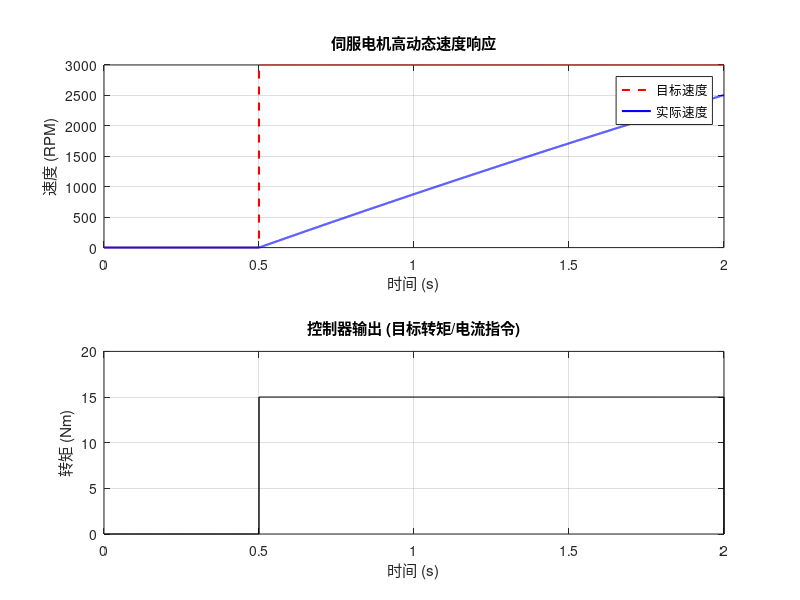

Recreate this plot in MATLAB.
%% 高动态伺服控制系统仿真 (简化一维模型)
clear; clc;

% 1. 定义物理与仿真参数
dt = 1e-4;           % 仿真步长 (0.1ms，模拟 10kHz 的控制频率)
T_sim = 2.0;         % 总仿真时间 2 秒
N = round(T_sim/dt); % 总步数

% 电机物理参数 (PMSM 简化版)
J = 0.01;            % 转子惯量 (Inertia)
B = 0.001;           % 摩擦系数 (Friction)
Kt = 1.2;            % 转矩常数 (Torque constant)

% PI 控制器参数 (高动态要求这些参数调得很激进)
Kp = 0.5;   
Ki = 5.0;   

% 2. 初始化数据记录矩阵
time = (0:N-1)*dt;
speed_ref = zeros(1, N);  % 目标速度
speed_act = zeros(1, N);  % 实际速度
torque_cmd = zeros(1, N); % 指令扭矩 (对应电流 Iq)

% 设定目标速度曲线：第0.5秒时，速度瞬间从0突变到 3000 RPM (测试高动态)
speed_ref(time >= 0.5) = 3000; 

% 3. 仿真主循环 (模拟芯片里的 void loop)
error_sum = 0; % 积分器状态

for k = 1:N-1
    %% --- 控制器部分 (你的算法) ---
    % 计算速度误差
    error = speed_ref(k) - speed_act(k);
    
    % PI 控制计算目标扭矩
    error_sum = error_sum + error * dt; 
    torque_cmd(k) = Kp * error + Ki * error_sum;
    
    % 模拟逆变器输出限制 (电流饱和限制)
    if torque_cmd(k) > 15
        torque_cmd(k) = 15;
    elseif torque_cmd(k) < -15
        torque_cmd(k) = -15;
    end
    
    %% --- 物理被控对象部分 (物理世界的响应) ---
    % 根据牛顿第二定律计算角加速度: T_net = J * alpha
    % 净扭矩 = 电机输出扭矩 - 摩擦阻力
    T_net = torque_cmd(k) * Kt - B * speed_act(k);
    alpha = T_net / J; 
    
    % 欧拉法积分计算下一时刻的速度
    speed_act(k+1) = speed_act(k) + alpha * dt;
end

% 4. 绘制仿真结果
figure;
subplot(2,1,1);
plot(time, speed_ref, 'r--', 'LineWidth', 1.5); hold on;
plot(time, speed_act, 'b', 'LineWidth', 1.5);
title('伺服电机高动态速度响应');
xlabel('时间 (s)'); ylabel('速度 (RPM)');
legend('目标速度', '实际速度');
grid on;

subplot(2,1,2);
plot(time, torque_cmd, 'k', 'LineWidth', 1);
title('控制器输出 (目标转矩/电流指令)');
xlabel('时间 (s)'); ylabel('转矩 (Nm)');
grid on;
